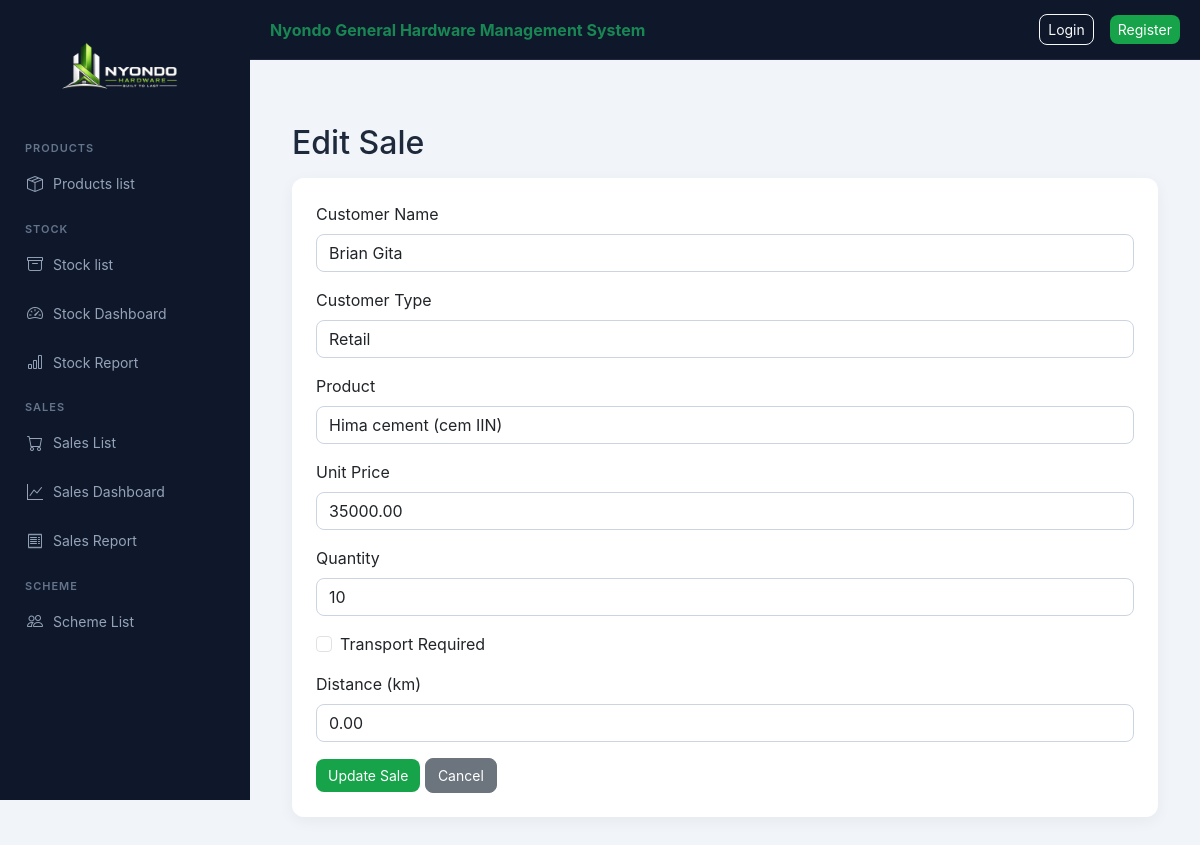
Screenshot of /nyondo/sales/edit/1/ with the database file from the repository.
### nyondo_app/models.py (models this page shows, shortened)
class Sales(models.Model):
    CUSTOMER_TYPES = [
        ("retail", "Retail"),
        ("wholesale", "Wholesale"),
    ]
    customer_name = models.CharField(max_length=150)
    customer_type = models.CharField(max_length=20, choices=CUSTOMER_TYPES)
    product = models.ForeignKey(Product, on_delete=models.CASCADE)
    quantity = models.PositiveIntegerField()
    total_price = models.DecimalField(max_digits=12, decimal_places=2, default=0)
    transport_required = models.BooleanField(default=False)
    distance_km = models.DecimalField(max_digits=6, decimal_places=2, default=0)
    transport_fee = models.DecimalField(max_digits=12, decimal_places=2, default=0)
    sale_date = models.DateTimeField(auto_now_add=True)

class Product(models.Model):
    CATEGORY_CHOICES = [
        ("cement", "Cement"),
        ("iron_bar", "Iron Bar"),
        ("iron_sheets", "Iron Sheets"),
        ("others", "Others"),
        ("nails", "Nails"),
        ("paint", "Paint"),
    ]
    category_name = models.CharField(max_length=20, choices=CATEGORY_CHOICES)
    product_name = models.CharField(max_length=100)
    unit_cost = models.DecimalField(max_digits=12, decimal_places=2, default=0)
    unit_price = models.DecimalField(max_digits=12, decimal_places=2, default=0)
    description = models.TextField(blank=True)

### nyondo_app/views.py (the view, shortened to what this page needs)
# urls.py: path("sales/edit/<int:sale_id>/", views.edit_sale, name="edit_sale"),
def edit_sale(request, sale_id):
    sale = get_object_or_404(Sales, id=sale_id)
    return render(request, "edit_sale.html", {
        "sale": sale,
        "products": Product.objects.all()
    })

### nyondo_app/templates/edit_sale.html (shortened to what this page needs)
{% extends "base.html" %}
{% block content %}
<h2 class="mb-3">Edit Sale</h2>
<div class="card p-4">
<form method="POST">
    <div class="mb-3">
        <label class="form-label">Customer Name</label>
        <input name="customer_name"
               value="{{ sale.customer_name }}"
               class="form-control"
               required>
    </div>
    <div class="mb-3">
        <label class="form-label">Customer Type</label>
        <select name="customer_type" class="form-control">
            <option value="retail" {% if sale.customer_type == "retail" %}selected{% endif %}>
                Retail
            </option>
        </select>
    </div>
    <div class="mb-3">
        <label class="form-label">Product</label>
        <select name="product" class="form-control">
            {% for p in products %}
                <option value="{{ p.id }}"
                    {% if sale.product.id == p.id %}selected{% endif %}>
                    {{ p.product_name }}
                </option>
            {% endfor %}
        </select>
    </div>
    <div class="mb-3">
        <label class="form-label">Unit Price</label>
        <input class="form-control"
               value="{{ sale.product.unit_price }}"
               readonly>
    </div>
    <div class="mb-3">
        <label class="form-label">Quantity</label>
        <input name="quantity"
               value="{{ sale.quantity }}"
               class="form-control"
               required>
    </div>
    <div class="mb-3 form-check">
        <input type="checkbox"
               name="transport_required"
               class="form-check-input"
               {% if sale.transport_required %}checked{% endif %}>
        <label class="form-check-label">Transport Required</label>
    </div>
    <div class="mb-3">
        <label class="form-label">Distance (km)</label>
        <input name="distance_km"
               value="{{ sale.distance_km }}"
               class="form-control">
    </div>
    <button class="btn btn-success">Update Sale</button>
    <a href="{% url 'sales_list' %}" class="btn btn-secondary">Cancel</a>
</form>
</div>
{% endblock %}

### static/css/style.css (style rules this page uses)
:root { --primary: #2563eb; --success: #16a34a; --dark: #0f172a; --dark-light: #1e293b; --warning: #f59e0b; --bg: #f1f5f9; --text: #1e293b; }
* { margin: 0; padding: 0; box-sizing: border-box; }
body { font-family: "Inter", "Segoe UI", sans-serif; background: var(--bg); color: var(--text); }
a { text-decoration: none; }
.card { border: none; border-radius: 12px; background: white; padding: 20px; box-shadow: 0 4px 15px rgba(0,0,0,0.05); }
.form-control, .form-select { border-radius: 8px; border: 1px solid #cbd5e1; }
.btn { border-radius: 8px; font-size: 14px; }
.btn-success { background: var(--success); border: none; }

### rows the page displays
Sales: customer_name "Brian Gita", customer_type "Retail", product "Hima cement (cem IIN)", product.unit_price "35000.00", quantity "10", distance_km "0.00"
